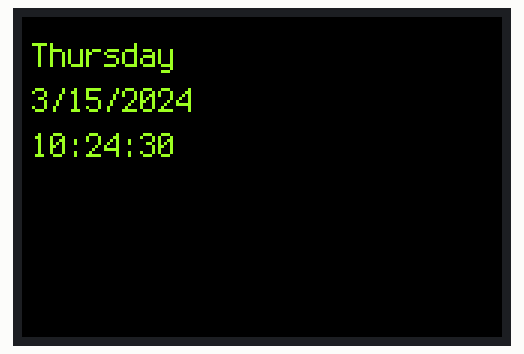
Simulated run of this program. Board: CircuitPython board. Parts: 480×320 colour display. The clock reads 2024-03-15 10:24:30 at power-on unless the program sets it; what the program prints to the serial console is not drawn.

Above: at 0.1 s.
At 4.1 s:
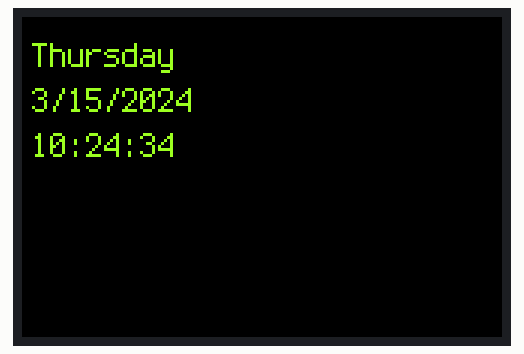
At 11.1 s:
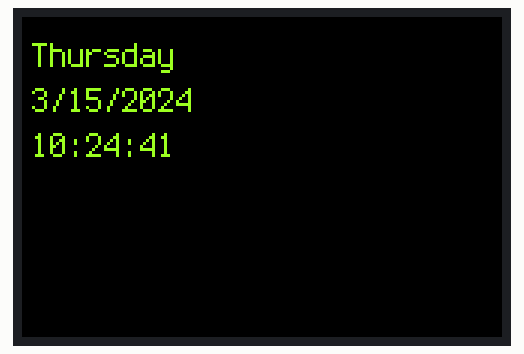
At 19.1 s:
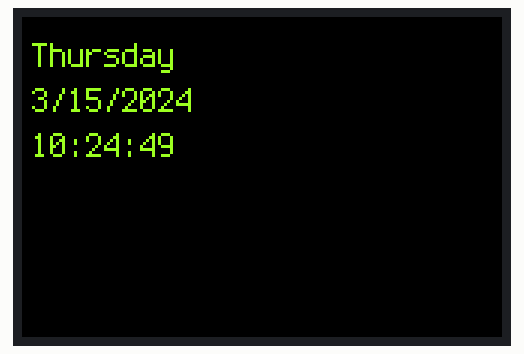
At 27.1 s:
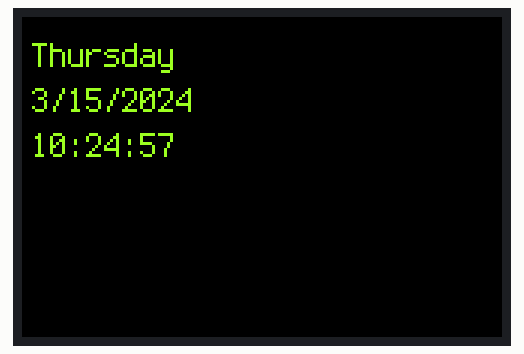
At 38.1 s:
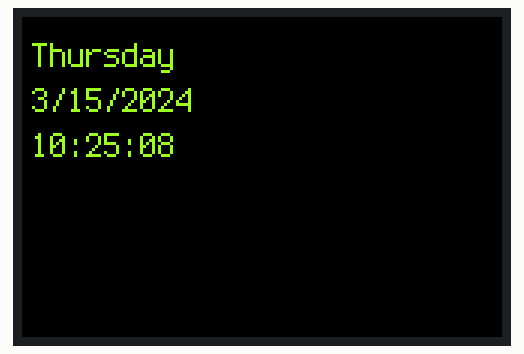

Measured:
- what the display in image 0 shows lasts 1.0 s, from 0.0 s to 1.0 s

The program:

RTC_LCD_basic.py
```python
# (licence header left out)
# Time and date on the 3.5" TFT FeatherWing V2
# Works with CircuitPython 10
# /lib: adafruit_display_text, adafruit_ds3231, adafruit_bus_device,
#       adafruit_hx8357

import time
import board
import displayio
import fourwire
import terminalio
import adafruit_hx8357
import adafruit_ds3231
from adafruit_display_text import bitmap_label

# --- Screen -------------------------------------------------------------
displayio.release_displays()
spi = board.SPI()
display_bus = fourwire.FourWire(spi, command=board.D10, chip_select=board.D9)
display = adafruit_hx8357.HX8357(display_bus, width=480, height=320)
# On a board with a built-in screen, delete the four lines above and use:
#   display = board.DISPLAY

# --- Clock --------------------------------------------------------------
i2c = board.I2C()          # or board.STEMMA_I2C() for the JST connector
rtc = adafruit_ds3231.DS3231(i2c)

yellowy = 0x99FF22
days = ("Sunday", "Monday", "Tuesday", "Wednesday",
        "Thursday", "Friday", "Saturday")

if False:   # change to True if you want to write the time!
    #                     year, mon, date, hour, min, sec, wday, yday, isdst
    t = time.struct_time((2026,  8,   18,   13,  48,  00,    2,   -1,    -1))
    print("Setting time to:", t)
    rtc.datetime = t

# --- Build the label ONCE -----------------------------------------------
text_area = bitmap_label.Label(terminalio.FONT, text="", scale=3, color=yellowy)
text_area.anchor_point = (0, 0)      # top-left of the label...
text_area.anchored_position = (10, 20)   # ...goes here

group = displayio.Group()
group.append(text_area)
display.root_group = group

# --- Update only when the second actually changes -----------------------
last_second = -1

while True:
    t = rtc.datetime

    if t.tm_sec != last_second:
        last_second = t.tm_sec

        text_area.text = (
            f"{days[t.tm_wday]}\n"
            f"{t.tm_mon}/{t.tm_mday}/{t.tm_year}\n"
            f"{t.tm_hour}:{t.tm_min:02}:{t.tm_sec:02}"
        )

        print(text_area.text.replace("\n", "  "))

    time.sleep(0.1)   # poll ten times a second, redraw once
```
